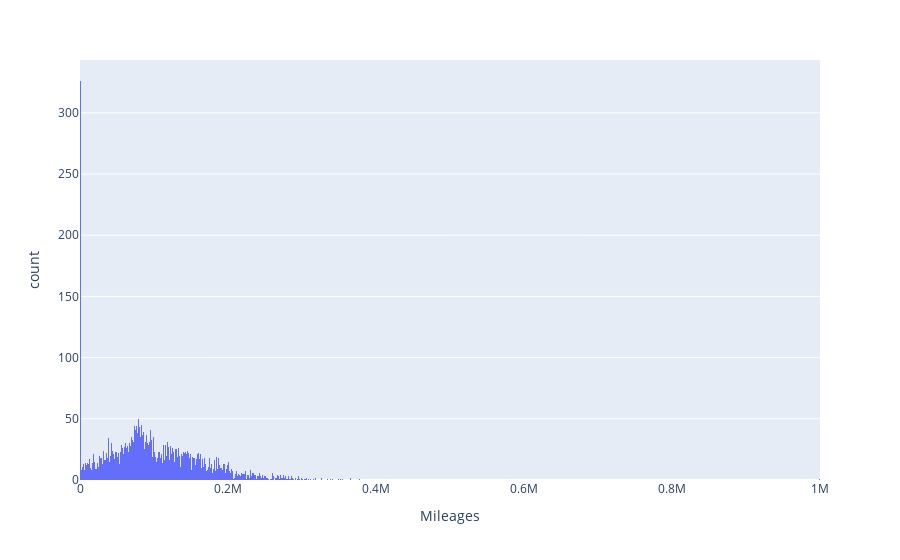

Source (notebook cell):
### Code cell
df = table["Mileages"]
fig = px.histogram(df, x="Mileages", nbins=1000)
fig.show()

### Figure 1 — Plotly figure (JSON) as saved in the notebook; plotly's stock layout.template omitted (floating-point values rounded to 4 significant figures; data arrays with more than 128 entries replaced by an {"elided": "..."} marker saying what was removed)
{"data": [{"alignmentgroup": "True", "bingroup": "x", "hovertemplate": "Mileages=%{x}<br>count=%{y}<extra></extra>", "legendgroup": "", "marker": {"color": "#636efa", "pattern": {"shape": ""}}, "name": "", "nbinsx": 1000, "offsetgroup": "", "orientation": "v", "showlegend": false, "type": "histogram", "x": {"elided": "4843 mixed values"}, "xaxis": "x", "yaxis": "y"}], "layout": {"barmode": "relative", "legend": {"tracegroupgap": 0}, "margin": {"t": 60}, "xaxis": {"anchor": "y", "domain": [0, 1], "title": {"text": "Mileages"}}, "yaxis": {"anchor": "x", "domain": [0, 1], "title": {"text": "count"}}}}
